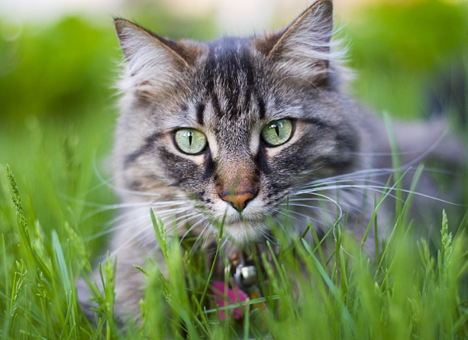
#> input picture 2.png, 468 x 340 px
$ python start.py
#> lines starting #> are read from the running program, lines starting #| are printed output that depends on the picture; after the words box and inside, x2 and y2 are one past the last pixel; in counts of white or black regions, pixels touching at a corner belong together
import cv2
import numpy as np

def main():
    # Load the image
    img = cv2.imread('2.png')
#> img is the input picture: shape (340, 468, 3); mean B, G, R 90.6, 136, 117.6
    if img is None:
        print("Error: Unable to load image.")
        return

    # Convert to grayscale
    gray = cv2.cvtColor(img, cv2.COLOR_BGR2GRAY)
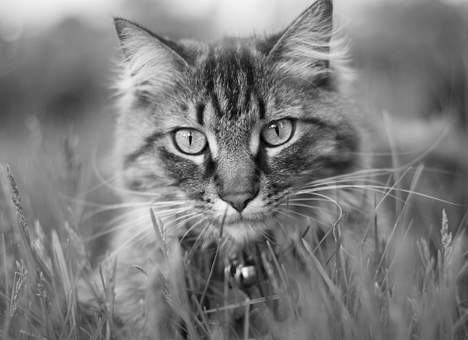
#> gray: shape (340, 468); min 0, max 253, mean 125.3

    # Apply GaussianBlur to reduce noise and improve edge detection
    blur = cv2.GaussianBlur(gray, (5, 5), 0)

    # Detect edges using Canny edge detector
    edges = cv2.Canny(blur, 120, 200)
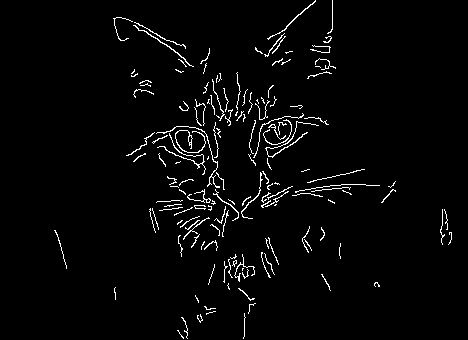
#> edges: shape (340, 468); 2.8% white in thin lines or dots, all inside (x1, y1, x2, y2) = (54, 0, 452, 339)

    # Find contours from the edged image
    contours, _ = cv2.findContours(edges, cv2.RETR_TREE, cv2.CHAIN_APPROX_SIMPLE)
#> contours = 154 contours, 144 with area under 20; largest, box (x1, y1, x2, y2) and area: (175, 130, 206, 153) 48, (133, 25, 194, 67) 38, (267, 0, 316, 40) 34, (265, 121, 319, 158) 33, (157, 133, 206, 175) 30
    print(contours)
#> (printed output is left out)
    # Draw all contours on the original image
    cv2.drawContours(img, contours, -1, (15, 15, 255), 3)
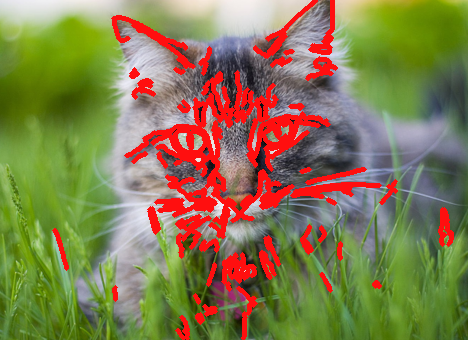
#> img: shape (340, 468, 3); 11.38% of pixels changed, all inside (x1, y1, x2, y2) = (52, 0, 454, 340)

    # Display the image with contours
    cv2.imshow('Contours', img)
    cv2.imwrite('2a.png', img)
    # Wait for a key press to exit
    cv2.waitKey(0)

    # Close all OpenCV windows
    cv2.destroyAllWindows()

if __name__ == "__main__":
    main()

$ run again, with 1.png copied over 2.png
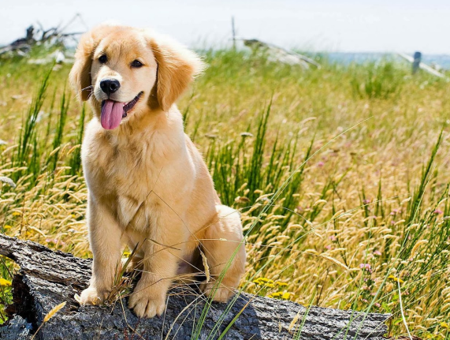
#> input picture 1.png, 450 x 340 px
#> in main, img is the input picture: shape (340, 450, 3); mean B, G, R 109.5, 160.1, 173.9
#> in main, `edges = cv2.Canny(blur, 120, 200)`:
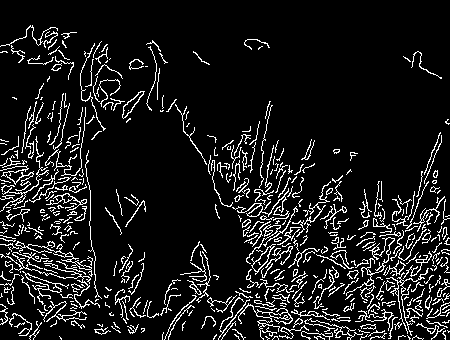
#> edges: shape (340, 450); 10.3% white in thin lines or dots
#> contours = 544 contours, 475 with area under 20; largest, box (x1, y1, x2, y2) and area: (238, 303, 293, 340) 204, (22, 271, 69, 305) 202, (251, 244, 276, 275) 192, (122, 91, 145, 119) 188, (25, 273, 61, 293) 161
#> (printed output is left out)
#> in main, `cv2.drawContours(img, contours, -1, (15, 15, 255), 3)`:
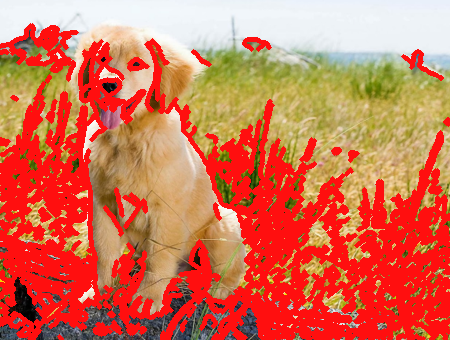
#> img: shape (340, 450, 3); mean B, G, R 84.2, 113.7, 213.3
